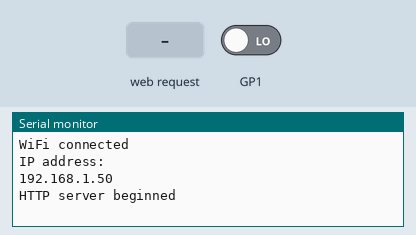
This sketch was run on a simulated Raspberry Pi Pico W. On the bench: the last lines printed to the serial monitor. The test bench sets the inputs (shaded band); at power-on: GP1 LOW. WiFi joins after 1.5 s; servers stay silent unless stated.

Above: at 3.7 s.
3.8 s: HTTP request GET /relay1On received
At 4.4 s:
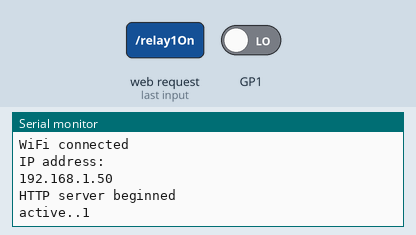
5.3 s: HTTP request GET /FastOn received
At 6.5 s:
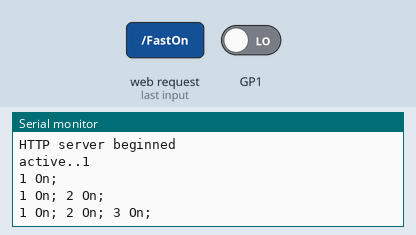
6.8 s: HTTP request GET /FastOff received
At 7.9 s:
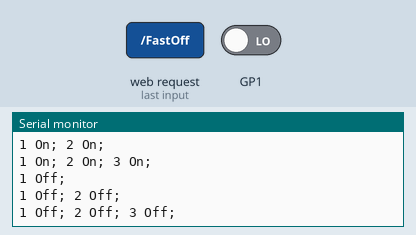

Measured:
- after the input at 3.8 s, the serial monitor: prints a new line at once (image 1)
- after the input at 5.3 s, the serial monitor: prints a new line at once (image 2)
- after the input at 6.8 s, the serial monitor: prints a new line at once (image 3)

The sketch:

wifi_1_led.ino
```cpp
#include <ESP8266WiFi.h>
#include <WiFiClient.h>
#include <ESP8266WebServer.h>
#include "string.h"
const char *ssid = "wemos";      // tên của AP
const char *password = "79797979"; // mật khẩu truy cập, để rỗng nếu không muốn cài mật khẩu

boolean relayPin[]={14,12,13};
boolean switchPin[]={16,5,4};
boolean value[3],latch,flag[3];
char* text[3];
String msg;
int i;

ESP8266WebServer server(80);            // khai báo server
/*
void handleRoot() {                     // tạo giao diện Web server
    response();
}
*/
 void handle1On() {                                  //relay 1
  digitalWrite(relayPin[0], 0);                        // active 0
  server.send(200,"test/plain","1 On");
  Serial.printf("active..1\n");
}
 void handle1Off() {
  digitalWrite(relayPin[0], 1);
  server.send(200,"test/plain","1 Off");
  Serial.printf("active..11\n");
}

 void handle2On() {                                  //relay 2
  digitalWrite(relayPin[1], 0);
  server.send(200,"test/plain","2 On");
  Serial.printf("active..2\n");
}
 void handle2Off() {
  digitalWrite(relayPin[1], 1);
  server.send(200,"test/plain","2 Off");
  Serial.printf("active..21\n");
}

 void handle3On() {                                  //relay 3
  digitalWrite(relayPin[2], 0);
  server.send(200,"test/plain","3 On");
  Serial.printf("active..3\n");
}
 void handle3Off() {
  digitalWrite(relayPin[2], 1);
  server.send(200,"test/plain","3 Off");
  Serial.printf("active.31\n");
}


 void FastOn() {                                  //full option
  msg="";
  for (i=0;i<3;i++){
  digitalWrite(relayPin[i], 0);
  msg+=String(i+1)+" On; ";
  Serial.println(msg);
 }
 server.send(200,"test/plain",msg);
 msg="";
 }

 void FastOff() {
  msg="";
  for (i=0;i<3;i++){
  digitalWrite(relayPin[i], 1);
  msg+=String(i+1)+ " Off; " ;
  Serial.println(msg);
 }
 server.send(200,"test/plain",msg);
 msg="";
 }


void Check(){                                             //check status
  msg="";
  for (i=0;i<3;i++){
   if(digitalRead(relayPin[i])==0)
     text[i]= " On; ";
   else
     text[i] = " Off; ";
   msg+=String(i+1)+String(text[i]) ;
  }
  server.send(200,"test/plain",msg);
  msg="";
  }


void Switch(){

  for (i=0;i<3;i++){
    if (value[i]!=digitalRead(switchPin[i])){
      value[i] = digitalRead(switchPin[i]);
      digitalWrite(relayPin[i],!value[i]);

  }}}
void setup() {
    delay(1000);
    for (i=0;i<3;i++){
    pinMode(relayPin[i],OUTPUT);
    digitalWrite(relayPin[i],1);
    pinMode(switchPin[i],INPUT);
    }


    Serial.begin(9600);
    WiFi.begin(ssid, password);
    while (WiFi.status() != WL_CONNECTED) {
    delay(500);
    Serial.print(".");
    }
    Serial.println("");
    Serial.println("WiFi connected");
    Serial.println("IP address: ");
    Serial.println(WiFi.localIP());
     Serial.println("HTTP server beginned");

     server.begin();
    //server.on("/", handleRoot);
    server.on("/relay1On", handle1On);                //relay 1
    server.on("/relay1Off", handle1Off);

    server.on("/relay2On", handle2On);              //relay 2
    server.on("/relay2Off", handle2Off);

    server.on("/relay3On", handle3On);              //relay 3
    server.on("/relay3Off", handle3Off);

    server.on("/FastOn", FastOn);              //control 3 relay
    server.on("/FastOff", FastOff);

    server.on("/Check",Check);              // check status
}


void loop1(){
  server.handleClient();
}
void loop2(){
  Switch();
}

void loop() {
    loop1();
    loop2();
}
```
